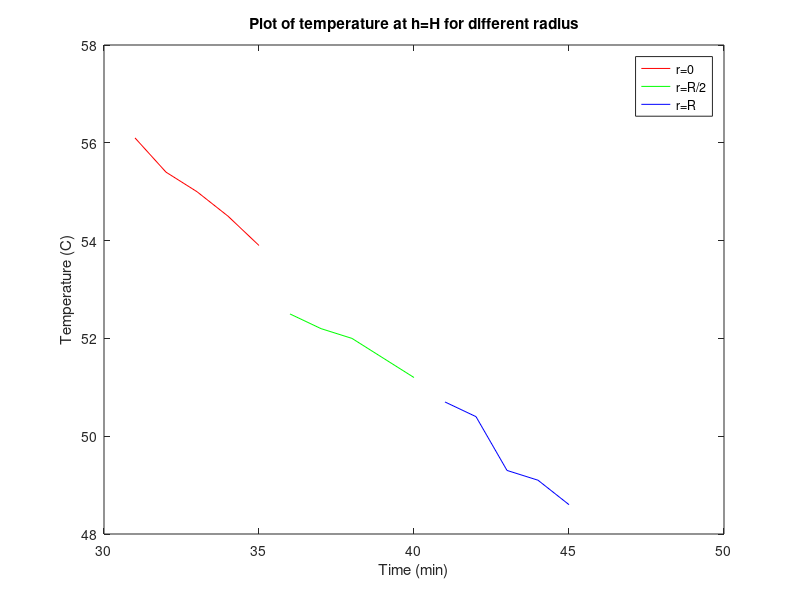

MATLAB code for this plot:
%% Plot of temperature at h=H/4 for different radius
r0 = [79.3 78.0 76.7 74.9 73.80];
t0=[1 2 3 4 5];
r2=[72.6 71.8 70.7 69.9 68.6];
t2=[6 7 8 9 10];
rr=[67.6 66.9 65.8 65.0 64.4];
tr=[11 12 13 14 15];
%subplot(2,2,1);
plot(t0,r0,'r'); hold on;
plot(t2,r2,'g'); hold on;
plot(tr,rr,'b'); hold on;
legend('r=0','r=R/2','r=R');
xlabel('Time (min)');
ylabel('Temperature (C)');
hold off;
title('Plot of temperature at h=H/4 for different radius');
%% Plot of temperature at h=H/2 for different radius
clear;clc;
r0 = [63.9 63.4 63.0 62.4 61.9];
t0=[16 17 18 19 20];
r2=[ 61.5 61.0 60.5 60.3 59.6];
t2=[ 21 22 23 24 25];
rr=[ 59.1 58.5 57.8 57.3 56.5];
tr= [26 27 28 29 30];
%subplot(2,2,2);
plot(t0,r0,'r'); hold on;
plot(t2,r2,'g'); hold on;
plot(tr,rr,'b'); hold on;
legend('r=0','r=R/2','r=R');
xlabel('Time (min)');
ylabel('Temperature (C)');
hold off;
title('Plot of temperature at h=H/2 for different radius');
%% Plot of temperature at h=H for different radius
clear;clc;
r0 = [56.1 55.4 55.0 54.5 53.9];
t0=[31 32 33 34 35];
r2=[52.5 52.2 52.0 51.6 51.2];
t2=[36 37 38 39 40];
rr=[50.7 50.4 49.3 49.1 48.6];
tr=[41 42 43 44 45];
%subplot(2,2,3);
plot(t0,r0,'r'); hold on;
plot(t2,r2,'g'); hold on;
plot(tr,rr,'b'); hold on;
legend('r=0','r=R/2','r=R');
xlabel('Time (min)');
ylabel('Temperature (C)');
hold off;
title('Plot of temperature at h=H for different radius');